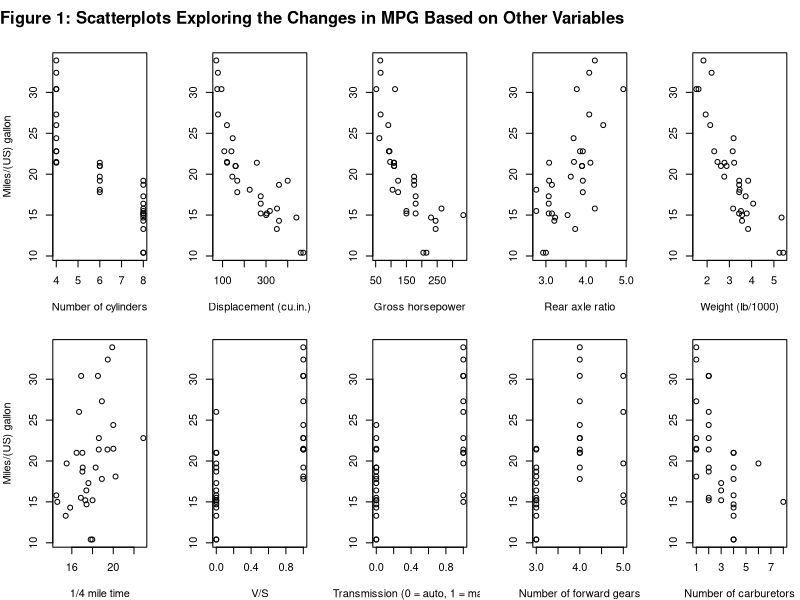
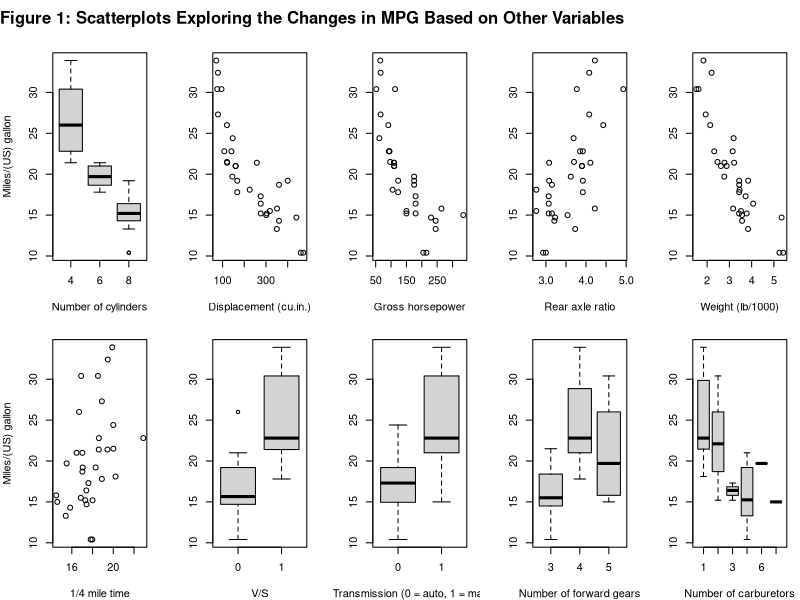
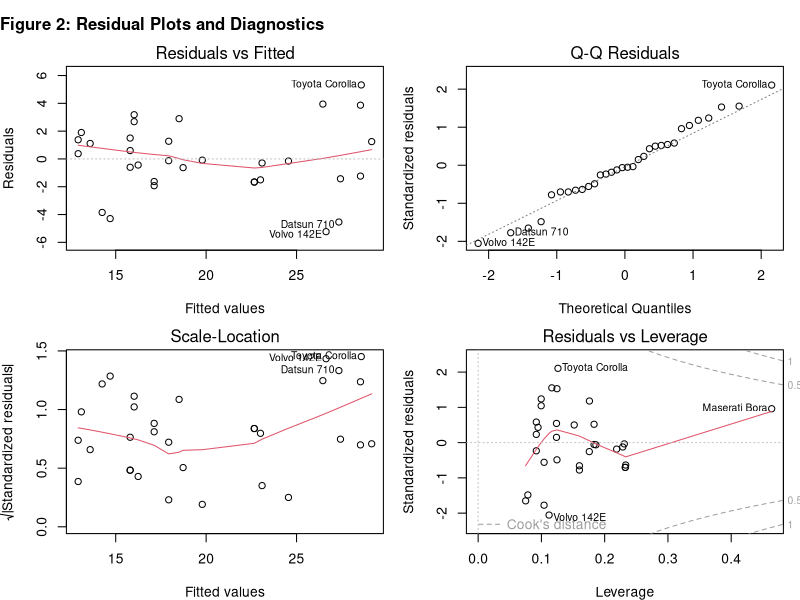

Write the R code that produced these figures, in order.
## ---- chunk 1
data(mtcars)
par(mfrow = c(2, 5), mar = c(4, 4, 2, 1), oma = c(0, 0, 2, 0))
with(mtcars, {
      plot(cyl, mpg,
           xlab = "Number of cylinders",
           ylab = "Miles/(US) gallon")
      plot(disp, mpg,
           xlab = "Displacement (cu.in.)",
           ylab = "")
      plot(hp, mpg,
           xlab = "Gross horsepower",
           ylab = "")
      plot(drat, mpg,
           xlab = "Rear axle ratio",
           ylab = "")
      plot(wt, mpg,
           xlab = "Weight (lb/1000)",
           ylab = "")
      plot(qsec, mpg,
           xlab = "1/4 mile time",
           ylab = "Miles/(US) gallon")
      plot(vs, mpg,
           xlab = "V/S",
           ylab = "")
      plot(am, mpg,
           xlab = "Transmission (0 = auto, 1 = manual)",
           ylab = "")
      plot(gear, mpg,
           xlab = "Number of forward gears",
           ylab = "")
      plot(carb, mpg,
           xlab = "Number of carburetors",
           ylab = "")})
mtext("Figure 1: Scatterplots Exploring the Changes in MPG Based on Other Variables", font = 2, adj = 0, outer = TRUE)
## ---- chunk 2
mtcars$cyl <- factor(mtcars$cyl)
mtcars$vs <- factor(mtcars$vs)
mtcars$am <- factor(mtcars$am)
mtcars$gear <- factor(mtcars$gear)
mtcars$carb <- factor(mtcars$carb)
## ---- chunk 3
fitAM <- lm(mpg ~ am, data = mtcars)
fitCyl <- update(fitAM, mpg ~ am + cyl)
fitDisp <- update(fitAM, mpg ~ am + cyl + disp)
fitHp <- update(fitAM, mpg ~ am + cyl + disp + hp)
fitDrat <- update(fitAM, mpg ~ am + cyl + disp + hp + drat)
fitWt <- update(fitAM, mpg ~ am + cyl + disp + hp + drat + wt)
fitQsec <- update(fitAM, mpg ~ am + cyl + disp + hp + drat + wt + qsec)
fitVs <- update(fitAM, mpg ~ am + cyl + disp + hp + drat + wt + qsec + vs)
fitGear <- update(fitAM, mpg ~ am + cyl + disp + hp + drat + wt + qsec + vs + gear)
fitCarb <- update(fitAM, mpg ~ am + cyl + disp + hp + drat + wt + qsec + vs + gear + carb)
anova(fitAM, fitCyl, fitDisp, fitHp, fitDrat, fitWt, fitQsec, fitVs, fitGear, fitCarb)
## ---- chunk 4
fitFinal <- lm(mpg ~ am + cyl + hp, data = mtcars)
summary(fitFinal)$coefficients
## ---- chunk 5
data(mtcars)
par(mfrow = c(2, 5), mar = c(4, 4, 2, 1), oma = c(0, 0, 2, 0))
with(mtcars, {
      plot(cyl, mpg,
           xlab = "Number of cylinders",
           ylab = "Miles/(US) gallon")
      plot(disp, mpg,
           xlab = "Displacement (cu.in.)",
           ylab = "")
      plot(hp, mpg,
           xlab = "Gross horsepower",
           ylab = "")
      plot(drat, mpg,
           xlab = "Rear axle ratio",
           ylab = "")
      plot(wt, mpg,
           xlab = "Weight (lb/1000)",
           ylab = "")
      plot(qsec, mpg,
           xlab = "1/4 mile time",
           ylab = "Miles/(US) gallon")
      plot(vs, mpg,
           xlab = "V/S",
           ylab = "")
      plot(am, mpg,
           xlab = "Transmission (0 = auto, 1 = manual)",
           ylab = "")
      plot(gear, mpg,
           xlab = "Number of forward gears",
           ylab = "")
      plot(carb, mpg,
           xlab = "Number of carburetors",
           ylab = "")})
mtext("Figure 1: Scatterplots Exploring the Changes in MPG Based on Other Variables", font = 2, adj = 0, outer = TRUE)
## ---- chunk 6
fitAM <- lm(mpg ~ am, data = mtcars)
fitCyl <- update(fitAM, mpg ~ am + cyl)
fitDisp <- update(fitAM, mpg ~ am + cyl + disp)
fitHp <- update(fitAM, mpg ~ am + cyl + disp + hp)
fitDrat <- update(fitAM, mpg ~ am + cyl + disp + hp + drat)
fitWt <- update(fitAM, mpg ~ am + cyl + disp + hp + drat + wt)
fitQsec <- update(fitAM, mpg ~ am + cyl + disp + hp + drat + wt + qsec)
fitVs <- update(fitAM, mpg ~ am + cyl + disp + hp + drat + wt + qsec + vs)
fitGear <- update(fitAM, mpg ~ am + cyl + disp + hp + drat + wt + qsec + vs + gear)
fitCarb <- update(fitAM, mpg ~ am + cyl + disp + hp + drat + wt + qsec + vs + gear + carb)
anova(fitAM, fitCyl, fitDisp, fitHp, fitDrat, fitWt, fitQsec, fitVs, fitGear, fitCarb)
## ---- chunk 7
par(mfrow = c(2, 2), mar = c(4, 4, 2, 1), oma = c(0, 0, 2, 0))
plot(fitFinal, sub.caption = NA)
mtext("Figure 2: Residual Plots and Diagnostics", font = 2, adj = 0, outer = TRUE)
